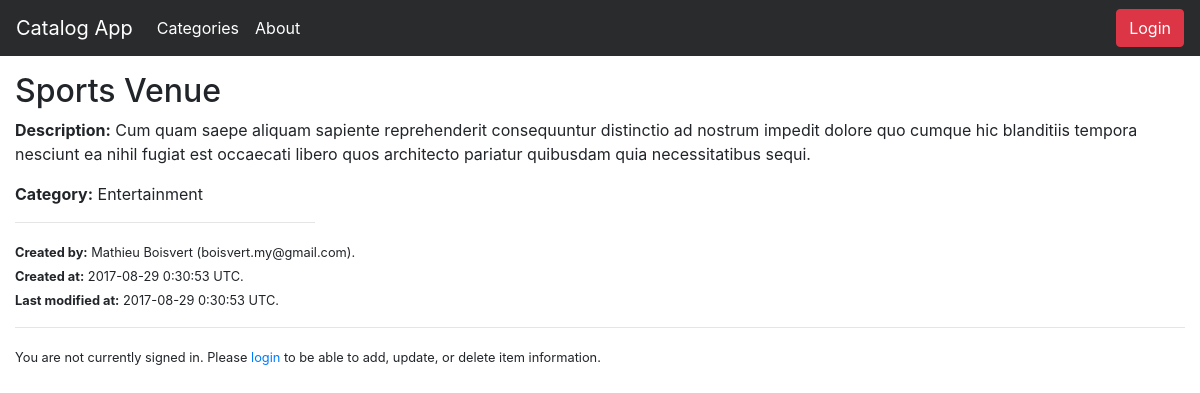
/catalog/Entertainment/Sports Venue, run on the app's committed database.
### models.py (models this page shows, shortened)
class Item(Base):
    __tablename__ = "item"
    __table_args__ = (UniqueConstraint('category_id', 'title', name = 'key'),)
    id = Column(Integer, primary_key = True)
    title = Column(String(80), nullable = False)
    description = Column(String(250))
    created_date = Column(DateTime, default = datetime.utcnow)
    updated_date = Column(DateTime, default = datetime.utcnow, onupdate = datetime.utcnow)
    category_id = Column(Integer, ForeignKey("category.id"))
    category = relationship(Category)
    user_id = Column(Integer, ForeignKey("user.id"))
    user = relationship(User)

class Category(Base):
    __tablename__ = "category"
    id = Column(Integer, primary_key = True)
    name = Column(String(80), nullable = False, index = True)
    created_date = Column(DateTime, default = datetime.utcnow, nullable = False)
    updated_date = Column(DateTime, default = datetime.utcnow, onupdate = datetime.utcnow, nullable = False)
    user_id = Column(Integer, ForeignKey("user.id"))
    user = relationship(User)

class User(Base):
    __tablename__ = 'user'
    id = Column(Integer, primary_key = True)
    name = Column(String(80), nullable = False)
    email = Column(String(80), nullable = False, unique = True)
    picture = Column(String(250))

### application.py (the view)
@app.route("/catalog/<path:category_name>")
@app.route("/catalog/<path:category_name>/items")
def show_items(category_name):
    categories = session.query(Category).order_by(asc(Category.name)).all()
    category = session.query(Category).filter_by(name=category_name).first()
    items = session.query(Item).filter_by(category_id=category.id).all()
    if len(items) < 2:
        title = "{} Item ({} item)"
    else:
        title = "{} Items ({} items)"
    return render_template(
        "categories.html",
        items_title=title.format(category.name, len(items)),
        categories=categories,
        category=category,
        items=items)

### application.py (called while the page is built)
@app.route("/catalog/<path:category_name>/<path:item_title>")
def show_item(category_name, item_title):
    category = session.query(Category).filter_by(name=category_name).first()
    item = session.query(Item).filter_by(
        category_id=category.id, title=item_title).first()
    return render_template("show_item.html", item=item)

### templates/show_item.html (shortened to what this page needs)
{% extends "base.html" %}
{% block content %}
  <h2>{{ item.title }}</h2>
  <p><strong>Description:</strong> {{ item.description }}</p>
  <p><strong>Category:</strong> {{ item.category.name }}</p>
  <hr style="max-width: 300px; text-align: left; margin-left: 0">
  <p>
    <small>
      <strong>Created by:</strong> {{ item.user.name }} ({{ item.user.email }}).<br>
      <strong>Created at:</strong> {{ item.created_date.strftime('%Y-%m-%d %-H:%M:%S') }} UTC.<br>
      <strong>Last modified at:</strong> {{ item.updated_date.strftime('%Y-%m-%d %-H:%M:%S') }} UTC.<br>
    </small>
  </p>
{% endblock %}

### data on the page
Item: title "Sports Venue", description "Cum quam saepe aliquam sapiente reprehenderit consequuntur distinctio ad nostrum impedit dolore quo cumque hic blanditiis tempora nesciunt ea nihil fugiat est occaecati libero quos architecto pariatur quibusdam quia necessitatibus sequi.", created_date "2017-08-29 0:30:53", updated_date "2017-08-29 0:30:53"
Category: category.name "Entertainment"
User: user.name "Mathieu Boisvert", user.email "boisvert.my@gmail.com"
